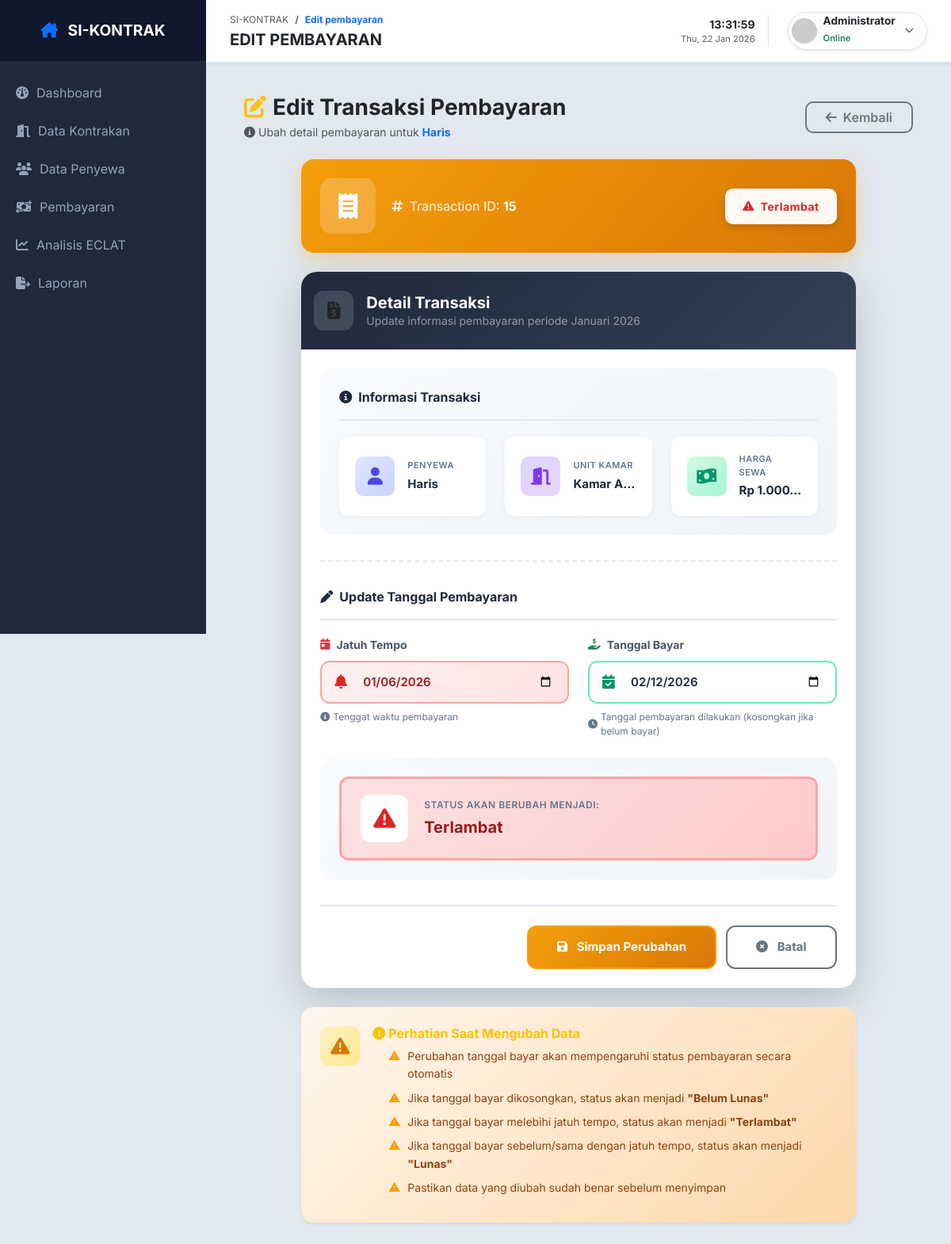
Page /index.php?page=edit_pembayaran&id=15 (signed in) on the committed database.
### tables this page shows
CREATE TABLE `pembayaran` (
  `id_pembayaran` int(11) NOT NULL,
  `id_penyewa` int(11) DEFAULT NULL,
  `id_kontrakan` int(11) DEFAULT NULL,
  `bulan` varchar(20) DEFAULT NULL,
  `tahun` int(11) DEFAULT NULL,
  `jatuh_tempo` date DEFAULT NULL,
  `tanggal_bayar` date DEFAULT NULL,
  `status` varchar(20) DEFAULT NULL
);

CREATE TABLE `penyewa` (
  `id_penyewa` int(11) NOT NULL,
  `nama_penyewa` varchar(100) NOT NULL,
  `id_kontrakan` int(11) DEFAULT NULL,
  `no_hp` varchar(20) DEFAULT NULL,
  `alamat` text DEFAULT NULL
);

CREATE TABLE `kontrakan` (
  `id_kontrakan` int(11) NOT NULL,
  `tipe_kamar` varchar(50) DEFAULT NULL,
  `harga` int(11) DEFAULT NULL,
  `jatuh_tempo` int(2) DEFAULT 10,
  `id_penyewa` int(11) DEFAULT NULL
);

### transaksi/edit_pembayaran.php (the view, shortened to what this page needs)
<?php
$id = isset($_GET['id']) ? mysqli_real_escape_string($conn, $_GET['id']) : '';
$query_get = mysqli_query($conn, "SELECT p.*, s.nama_penyewa, k.tipe_kamar, k.harga
                                  FROM pembayaran p
                                  JOIN penyewa s ON p.id_penyewa = s.id_penyewa
                                  JOIN kontrakan k ON p.id_kontrakan = k.id_kontrakan
                                  WHERE p.id_pembayaran = '$id'");
$data_lama = mysqli_fetch_assoc($query_get);
$status_class = '';
$status_icon = '';
switch($data_lama['status']) {
    case 'Terlambat':
        $status_class = 'status-terlambat';
        $status_icon = 'fa-exclamation-triangle';
        break;
}
?>
<div class="container-fluid px-4 py-3">
    <div class="d-flex justify-content-between align-items-center mb-4" data-aos="fade-down">
        <div>
            <h3 class="fw-bold m-0 text-dark">
                <i class="fa-solid fa-pen-to-square text-warning me-2"></i>Edit Transaksi Pembayaran
            </h3>
            <p class="text-muted small mb-0 mt-1">
                <i class="fa-solid fa-circle-info me-1"></i>Ubah detail pembayaran untuk
                <strong class="text-primary"><?= htmlspecialchars($data_lama['nama_penyewa']) ?></strong>
            </p>
        </div>
        <a href="index.php?page=pembayaran&id_penyewa=<?= $data_lama['id_penyewa'] ?>"
           class="btn btn-outline-secondary btn-modern px-4">
            <i class="fa-solid fa-arrow-left me-2"></i>Kembali
        </a>
    </div>
    <div class="row justify-content-center" data-aos="fade-up">
        <div class="col-lg-10">
            <div class="transaction-banner mb-4">
                <div class="transaction-icon">
                    <i class="fa-solid fa-receipt"></i>
                </div>
                <div class="transaction-info">
                    <div class="transaction-id">
                        <i class="fa-solid fa-hashtag me-1"></i>
                        Transaction ID: <strong><?= $id ?></strong>
                    </div>
                    <div class="transaction-status">
                        <span class="status-badge-large <?= $status_class ?>">
                            <i class="fa-solid <?= $status_icon ?> me-2"></i>
                            <?= $data_lama['status'] ?>
                        </span>
                    </div>
                </div>
            </div>
            <div class="card border-0 shadow-lg modern-card">
                <div class="card-header bg-gradient-header border-0 py-4">
                    <div class="d-flex align-items-center">
                        <div class="header-icon">
                            <i class="fa-solid fa-file-invoice-dollar"></i>
                        </div>
                        <div>
                            <h5 class="m-0 fw-bold text-white">Detail Transaksi</h5>
                            <p class="m-0 text-white-50 small">Update informasi pembayaran periode <?= $data_lama['bulan'] ?> <?= $data_lama['tahun'] ?></p>
                        </div>
                    </div>
                </div>
                <div class="card-body p-4">
                    <form action="" method="POST" id="editPaymentForm">
                        <div class="info-section mb-4">
                            <div class="section-title">
                                <i class="fa-solid fa-info-circle me-2"></i>Informasi Transaksi
                            </div>
                            <div class="row g-4">
                                <div class="col-md-4">
                                    <div class="info-card">
                                        <div class="info-card-icon tenant">
                                            <i class="fa-solid fa-user"></i>
                                        </div>
                                        <div class="info-card-content">
                                            <label class="info-card-label">Penyewa</label>
                                            <div class="info-card-value"><?= htmlspecialchars($data_lama['nama_penyewa']) ?></div>
                                        </div>
                                    </div>
                                </div>
                                <div class="col-md-4">
                                    <div class="info-card">
                                        <div class="info-card-icon unit">
                                            <i class="fa-solid fa-door-open"></i>
                                        </div>
                                        <div class="info-card-content">
                                            <label class="info-card-label">Unit Kamar</label>
                                            <div class="info-card-value"><?= htmlspecialchars($data_lama['tipe_kamar']) ?></div>
                                        </div>
                                    </div>
                                </div>
                                <div class="col-md-4">
                                    <div class="info-card">
                                        <div class="info-card-icon price">
                                            <i class="fa-solid fa-money-bill-wave"></i>
                                        </div>
                                        <div class="info-card-content">
                                            <label class="info-card-label">Harga Sewa</label>
                                            <div class="info-card-value">Rp <?= number_format($data_lama['harga'], 0, ',', '.') ?></div>
                                        </div>
                                    </div>
                                </div>
                            </div>
                        </div>
                        <div class="edit-section">
                            <div class="section-title">
                                <i class="fa-solid fa-pen me-2"></i>Update Tanggal Pembayaran
                            </div>
                            <div class="row g-4">
                                <div class="col-md-6">
                                    <label class="form-label-custom">
                                        <i class="fa-solid fa-calendar-day text-danger me-2"></i>
                                        Jatuh Tempo
                                    </label>
                                    <div class="input-group-custom input-danger">
                                        <span class="input-icon">
                                            <i class="fa-solid fa-bell"></i>
                                        </span>
                                        <input type="date"
                                               name="jatuh_tempo"
                                               class="form-control-custom"
                                               value="<?= $data_lama['jatuh_tempo'] ?>"
                                               required
                                               onchange="checkPaymentStatus()">
                                    </div>
                                    <div class="form-hint">
                                        <i class="fa-solid fa-info-circle me-1"></i>
                                        Tenggat waktu pembayaran
                                    </div>
                                </div>
                                <div class="col-md-6">
                                    <label class="form-label-custom">
                                        <i class="fa-solid fa-hand-holding-dollar text-success me-2"></i>
                                        Tanggal Bayar
                                    </label>
                                    <div class="input-group-custom input-success">
                                        <span class="input-icon">
                                        </span>
                                        <input type="date"
                                               name="tanggal_bayar"
                                               class="form-control-custom"
                                               value="<?= $data_lama['tanggal_bayar'] ?>"
                                               onchange="checkPaymentStatus()">
                                    </div>
                                    <div class="form-hint">
                                        <i class="fa-solid fa-clock me-1"></i>
                                        Tanggal pembayaran dilakukan (kosongkan jika belum bayar)
                                    </div>
                                </div>
                            </div>
                        </div>
                        <div class="status-preview-section mt-4">
                            <div class="status-preview <?= $status_class ?>" id="statusPreview">
                                <div class="status-icon">
                                    <i class="fa-solid <?= $status_icon ?>" id="statusIcon"></i>
                                </div>
                                <div class="status-content">
                                    <label class="status-label">Status Akan Berubah Menjadi:</label>
                                    <div class="status-value" id="statusText"><?= $data_lama['status'] ?></div>
                                </div>
                            </div>
                        </div>
                        <div class="form-actions">
                            <button type="submit" name="update" class="btn btn-warning btn-action btn-lg">
                                <i class="fa-solid fa-save me-2"></i>
                                Simpan Perubahan
                            </button>
                            <a href="index.php?page=pembayaran&id_penyewa=<?= $data_lama['id_penyewa'] ?>"
                               class="btn btn-outline-secondary btn-action btn-lg">
                                <i class="fa-solid fa-times-circle me-2"></i>
                                Batal
                            </a>
                        </div>
                    </form>
                </div>
            </div>
            <div class="card border-0 shadow-sm mt-4" style="border-radius: 16px; background: linear-gradient(135deg, #fff7ed 0%, #fed7aa 100%);">
                <div class="card-body p-4">
                    <div class="d-flex align-items-start gap-3">
                        <div class="warning-icon">
                            <i class="fa-solid fa-triangle-exclamation"></i>
                        </div>
                        <div>
                            <h6 class="fw-bold text-warning mb-2">
                                <i class="fa-solid fa-exclamation-circle me-1"></i>Perhatian Saat Mengubah Data
                            </h6>
                            <ul class="warning-list">
                                <li>Perubahan tanggal bayar akan mempengaruhi status pembayaran secara otomatis</li>
                                <li>Jika tanggal bayar dikosongkan, status akan menjadi <strong>"Belum Lunas"</strong></li>
                                <li>Jika tanggal bayar melebihi jatuh tempo, status akan menjadi <strong>"Terlambat"</strong></li>
                                <li>Jika tanggal bayar sebelum/sama dengan jatuh tempo, status akan menjadi <strong>"Lunas"</strong></li>
                                <li>Pastikan data yang diubah sudah benar sebelum menyimpan</li>
                            </ul>
                        </div>
                    </div>
                </div>
            </div>
        </div>
    </div>
</div>

### index.php (style rules this page uses)
body { font-family: 'Inter', sans-serif; background-color: #e2e8f0; }

### rows in the picture
pembayaran: id_penyewa.nama_penyewa "Haris", status "Terlambat", bulan "Januari", tahun "2026", id_kontrakan.tipe_kamar "Kamar A…", id_kontrakan.harga "1.000…", jatuh_tempo "01/06/2026", tanggal_bayar "02/12/2026"

### other values in the picture
str_replace('_', ' ', $page) "Edit pembayaran"
str_replace('_', ' ', $page) "EDIT PEMBAYARAN"
$id "15"
